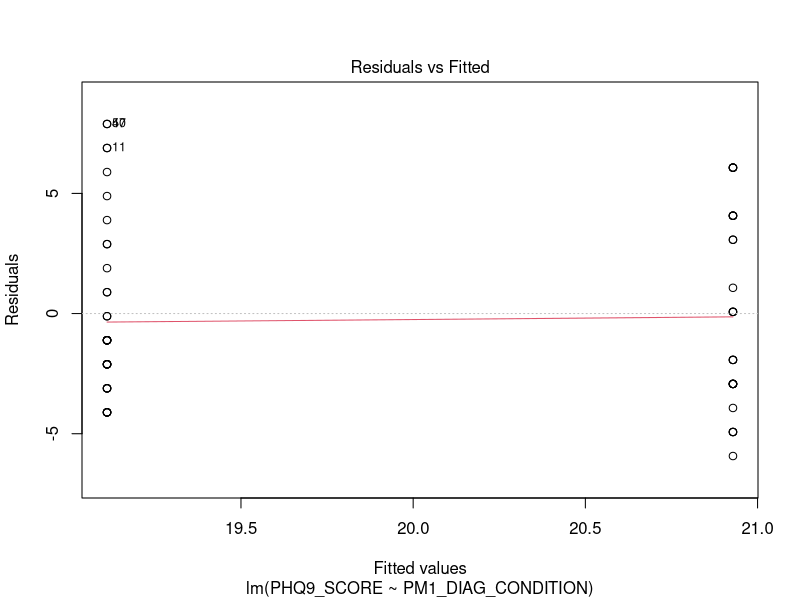
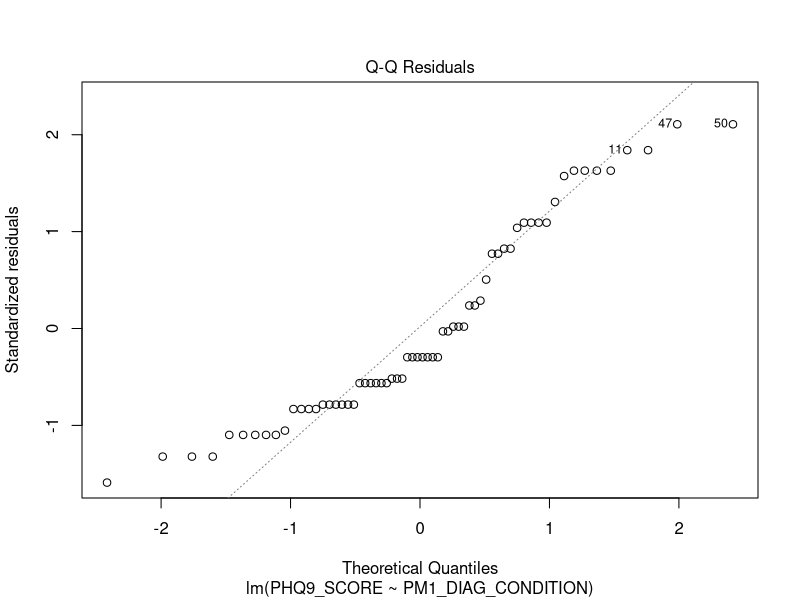
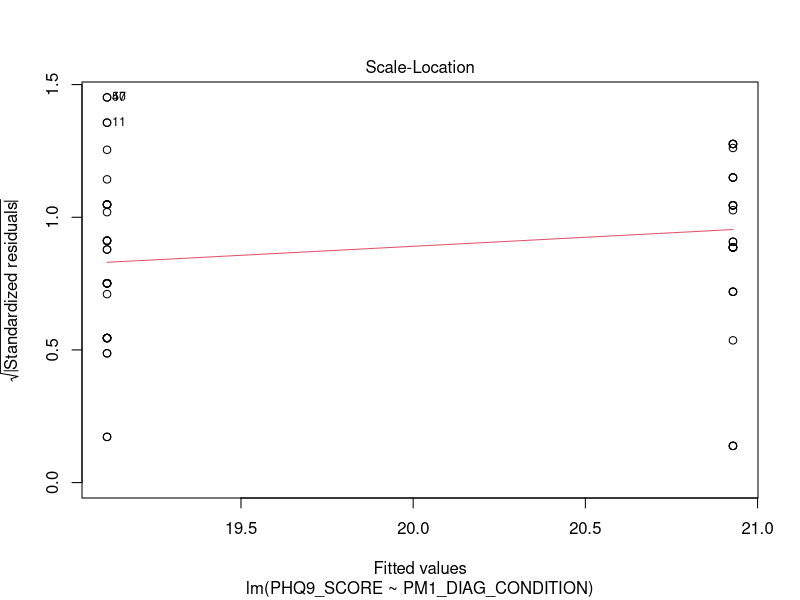
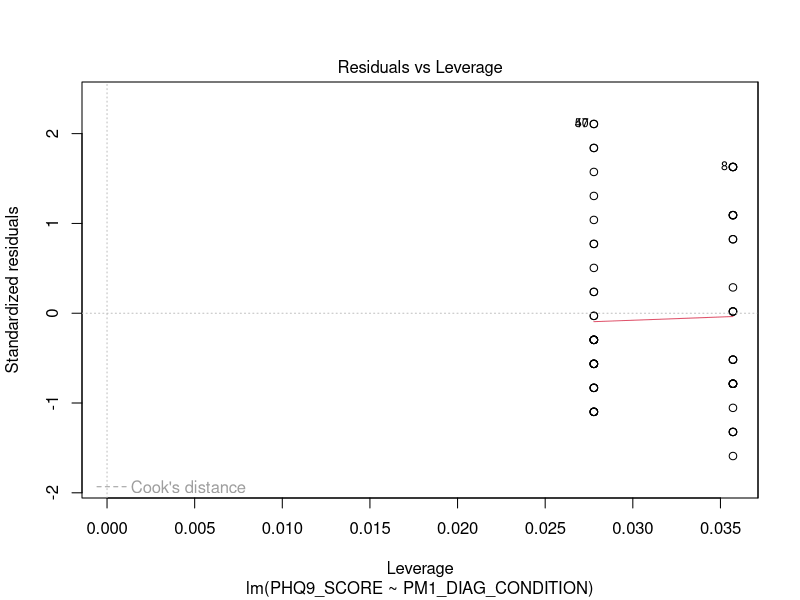
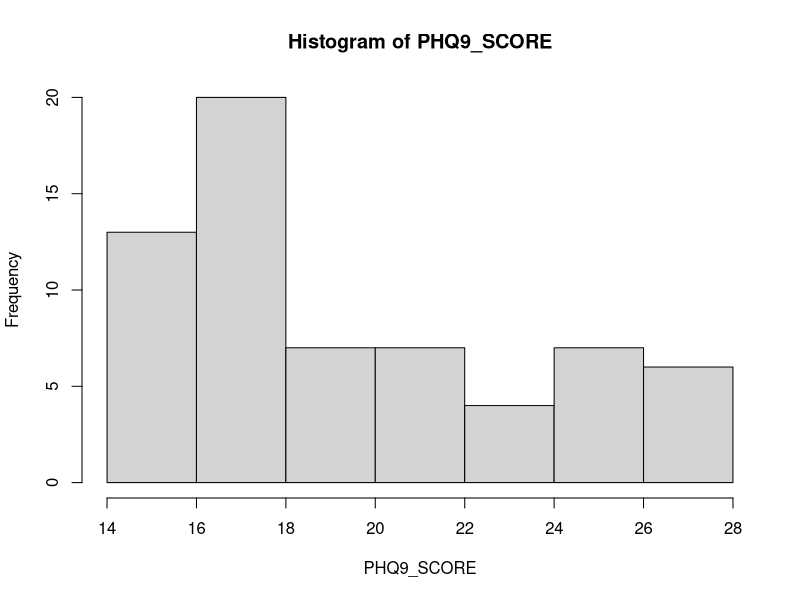
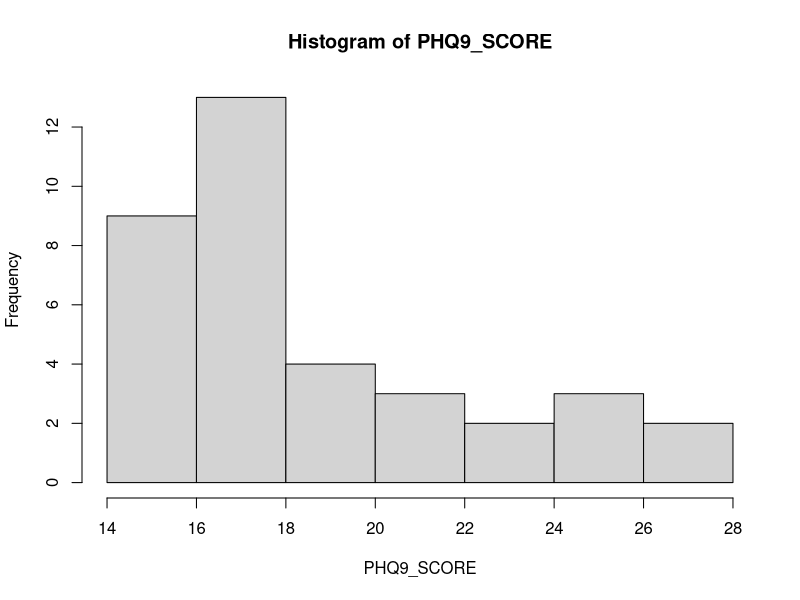
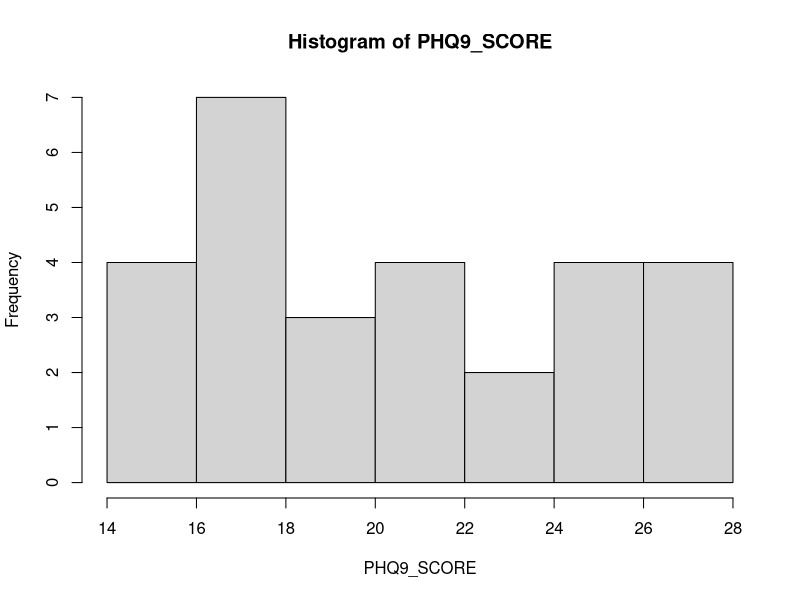
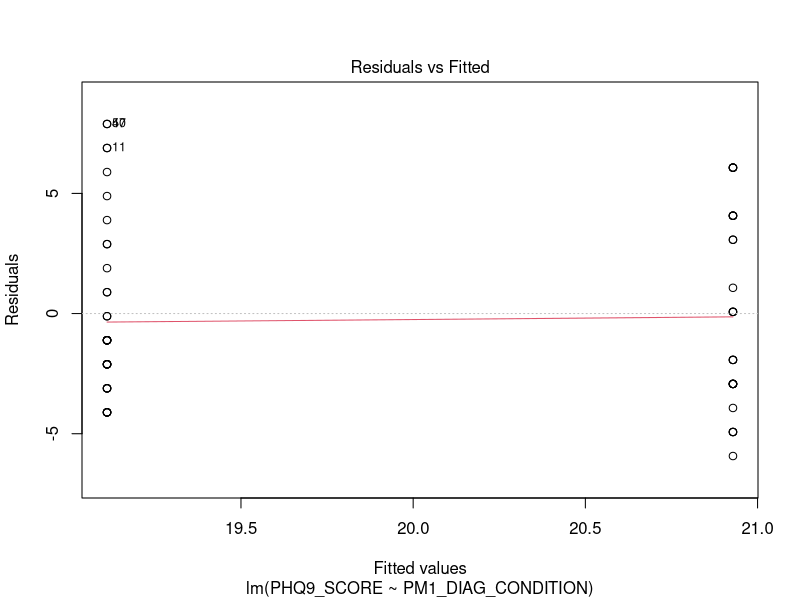

Write the R code that produced these figures, in order. (Note: this script raises an error after producing the figures.)
rm(list = ls())
require(data.table)
require(magrittr) # special pipe operators
require(psych) # describe()
require(dplyr) # data wrangling
require(knitr) 
require(ggpubr)

set.seed(7079540) # for reproducibility

# Import data
dt <- read.csv("../Data/AHRI_DATASET_PM_MANUSCRIPT_DATA.csv")
dt %<>% as.data.table
md <- read.csv("../Data/AHRI_DATASET_PM_MANUSCRIPT_CODEBOOK.csv") # metadata
md %<>% as.data.table

# Data wrangling ----------------------------------------------------------
dt %<>% select(PHQ9_SCORE, PM1_DIAG_CONDITION, C_DP) # keep main variables only
str(dt)

# Inclusion criteria include:
dt %<>% filter(C_DP == 1) # experienced depression last year
dt %<>% filter(PM1_DIAG_CONDITION != -99) # keep category 0 and 1 only (no need to use C_DP since these people are *diagnosed* with some psychiatric disorder)
dt$PM1_DIAG_CONDITION <- factor(dt$PM1_DIAG_CONDITION, levels = c(0, 1))
md[VAR == "PHQ9_GE10"]$Description
#dt %<>% filter(PHQ9_GE10 == 1) # "while most patients (88%) with major depression had scores of 10 or greater."
dt %<>% filter(PHQ9_SCORE >= 15) # most patients with PHQ9 score of 15 or higher get treatment

# Descriptive statistics -----------------------------------------------------
describeBy(dt$PHQ9_SCORE, dt$PM1_DIAG_CONDITION)

# Fit standard linear model -----------------------------------------------
mod <- lm(PHQ9_SCORE ~ PM1_DIAG_CONDITION, data = dt)
summary(mod)

# Assumptions -------------------------------------------------------------

# homoscedasticity (constant residual variance)
plot(mod)[1] 

# normality in the outcome
dt %$% hist(PHQ9_SCORE) # DEPENDENT VARIABLE 
dt %>% filter(PM1_DIAG_CONDITION == 0) %$% hist(PHQ9_SCORE) 
dt %>% filter(PM1_DIAG_CONDITION == 1) %$% hist(PHQ9_SCORE) 

# normality in residuals
plot(mod)[2] # QQ-plot shows divergence from normality at the tails

# Gibbs sampling ----------------------------------------------------------

# First step: specify priors for each parameter. 

# # Uninformative priors (compare with standard lm)
# # b0 
# mu00 <- 1 
# zeta00 <- 1.0E4  
# # b1 
# mu10 <- 1
# zeta10 <- 1.0E4
# nu10 <- 100 # prior df's -> bigger = wider tails
# # variance (σ^2) 
# a_0 = 1 
# b_0 = 1
# sig2_0 = 1/rgamma(1, shape = a_0, rate = b_0) 

# Informative priors. These are based on the historical data (see manuscript)
# b0 
mu00 <- 0 # Q. make this based on data or whatever
zeta00 <- 1.0E4 
# b1 
mu10 <- -11.7 # prior mean
zeta10 <- 3^2 # prior variance
nu10 <- 25 # prior df's -> bigger = wider tails
# variance (σ^2) 
a_0 = 0.001
b_0 = 0.001 # Vague priors, because sample residual variance in historical data unknown

# Second step: the Gibbs algorithm

post_b1 <- function(b0, b1, sig2, y, x1) { # MH function for b1
  I <- -(b1^2) * ((sum(x1^2))/(2*sig2)) + b1 * ((sum(x1*(y - b0))) / (sig2))
  II <- (1 + ((b1 - mu10)^2)/(nu10*zeta10))^((nu10+1)/2)
  r_post <- exp(I) * II
  return(r_post) 
}

gibbs.chains <- function(b0, b1, sig2, y, x1) {
  warmup <- 1000
  H <- 25000 + warmup # number of samples drawn 
  n_par <- 3
  simulated <- matrix(0, nrow = H, ncol = n_par)
  colnames(simulated) <- c("b0","b1", "sig2") 
  simulated[1, ] <- c(b0, b1, sig2)
  
  for (h in 2:H) { # determine full conditional distribution for...

    # b0:
    mu0 <- (sum(y-b1*x1)/sig2 + (mu00/zeta00))/((nrow(dt) / sig2) + (1 / zeta00))  
    sd0 <- sqrt(1 / ((nrow(dt) / sig2) + (1 / zeta00)))
    b0 <- rnorm(1, mu0, sd0) # sample from distribution
    
    # b1 (incl. MH, Non-conjugate prior):
    beta1_c <- b1 
    beta1_n <- rnorm(1, mean = 0, sd = 1)   # Sample from proposal density
    r_post <- post_b1(b0, beta1_n, sig2, y, x1)/post_b1(b0, beta1_c, sig2, y, x1) # Ratio of posterior distributions
    r_prop <- beta1_c / beta1_n   # Ratio of proposal distribution
    r <- r_post * r_prop # Acceptance ratio r
    u <- runif(1, min = 0, max = 1)   # 'Sample a probability' from the uniform distribution
    ifelse(u <= abs(r), b1 <- beta1_n, b1 <- beta1_c) # retain of reject newly sampled value
    
    # # b1 (exc. MH)
    # mu1 <- (sum(x1*(y-b0)) / sig2 + (mu10/zeta10)) / ((sum(x1^2) / sig2) + (1 / zeta10))
    # sd1 <- sqrt(1 / ((sum(x1^2) / sig2) + (1 / zeta10)))
    # b1 <- rnorm(1, mu1, sd1)
    
    # variance: 
    a_1 <- (nrow(dt) / 2) + a_0 # posterior shape
    S <- sum(y - (b0 + b1*x1))^2 # RSS
    b_1 <- (S / 2) + b_0 # posterior scale 
    sig2 <- 1 / rgamma(1, a_1, b_1)
    
    simulated[h, ] <- c(b0, b1, sig2)  # Save them all 
    
  }
  
  return(simulated)
  
}

# Third: obtain the Gibbs estimates

dt$PM1_DIAG_CONDITION <- ifelse(dt$PM1_DIAG_CONDITION == 1, 1, 0) # make numeric
# Choose starting values for each of the parameters
chain1 <- gibbs.chains(b0 = 10, b1 = 0.3, sig2 = 0.5, y = dt$PHQ9_SCORE, x1 = dt$PM1_DIAG_CONDITION)
chain2 <- gibbs.chains(b0 = 2, b1 = 3, sig2 = 5, y = dt$PHQ9_SCORE, x1 = dt$PM1_DIAG_CONDITION) 


# Estimates ---------------------------------------------------------------

chain1 <- as.data.table(chain1[1001:nrow(chain1), ]) # remove warmup
chain2 <- as.data.table(chain2[1001:nrow(chain2), ]) # and transform into datatable

gibbs_stats <- function(chain) { # requires a datatable, with columns as parameters
  
  perc <- c(0.025, 0.975)
  x <- chain[, lapply(.SD, mean)] # EAP
  y <- chain[, lapply(.SD, sd)] # SD
  z <- chain[, lapply(.SD, function(x) quantile(x, perc))] # CI
  estimates <- cbind(t(x), t(y), t(z))
  rownames(estimates) <- c("Intercept", "PM", "Variance")
  colnames(estimates) <- c("Beta", "SD", "2.5% ", "97.5%")
  return(estimates)
  
}

gibbs_stats(chain1) %>% write.csv(., file = "../Output/Estimates_chain1.csv", row.names = F)
gibbs_stats(chain2) %>% write.csv(., file = "../Output/Estimates_chain2.csv", row.names = F)

# Assess convergence ------------------------------------------------------

# Traceplots
traceplot <- function(chain1, chain2) {   # only handles 2 chains (per parameter)
  
  par <- colnames(chain1)
  H <- nrow(chain1)
  
  for (i in 1:length(par)) {
    
    ggplot() + 
      geom_line(chain1, mapping = aes_string(x = I(1:H), y = par[i]), color = "#CC3399", linewidth = 0.4) +  # alpha = 0.8
      geom_line(chain2, mapping = aes_string(x = I(1:H), y = par[i]), color = "#0000FF", linewidth = 0.4) +  # alpha = 0.6
      ggtitle("Convergence plot") +
      ylab("Sampled value") +
      xlab("Number of iterations") +
      theme(
        plot.title = element_text(color = "black", size = 11, face = "bold.italic", hjust = 0.45),
        axis.title.x = element_text(color = "#333333", size = 10, face = "bold"),
        axis.title.y = element_text(color = "#333333", size = 10, face = "bold"))

  ggsave(paste0("../Output/traceplot_inform", par[i], ".png"), width = 8, height = 4)
  }
  
  
}

traceplot(chain1, chain2)


# Autocorrelation plots
autocors <- function(chain) {    # only handles 2 chains (per parameter)
  
  lags <- 40 # number of lags
  par <- colnames(chain)
  
  autocor <- matrix(0, nrow = lags, ncol = length(par))
  for (i in 1:length(par)) {

      for (j in 1:lags) {
        autocor[j, i] <- cor(chain[1:I(nrow(chain)-j), ..i], chain[(j+1):nrow(chain), ..i])
      }
  } 
  
  autocor %<>% as.data.table()
  setnames(autocor, c("V1", "V2", "V3"), par)
  return(autocor)

}

ac1 <- autocors(chain1)
ac2 <- autocors(chain2) 

autocorplot <- function(ac1, ac2) {
  
  par <- colnames(ac1)
  lags <- nrow(ac1)
  
  for (i in 1:length(par)) {
  
    ggplot() +
    geom_bar(ac1, mapping = aes_string(x = I(1:lags), y = par[i]), col = "#CC3399", width = 0.1, alpha = 0.4, stat = "identity") +
    geom_bar(ac2, mapping = aes_string(x = I(1:lags), y = par[i]), col = "#FF99FF", width = 0.1, alpha = 0.4, stat = "identity") +
    ggtitle("Chain 1") +
    xlab("Lag") +
    ylab("Autocorrelation") +
    # ylim(0,1) +
    theme(
      plot.title = element_text(color = "grey44", size = 11, face = "bold.italic", hjust = 0.45),
      axis.title.x = element_text(color = "#333333", size = 10, face = "bold"),
      axis.title.y = element_text(color = "#333333", size = 10, face = "bold"))
  
  ggsave(paste0("../Output/acplot_inform", par[i], ".png"), width = 8, height = 4)
  
  }
  
}

autocorplot(ac1, ac2)
